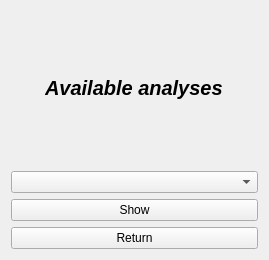
<?xml version="1.0" encoding="UTF-8"?>
<ui version="4.0">
 <class>Form</class>
 <widget class="QWidget" name="Form">
  <property name="geometry">
   <rect>
    <x>0</x>
    <y>0</y>
    <width>269</width>
    <height>260</height>
   </rect>
  </property>
  <property name="minimumSize">
   <size>
    <width>269</width>
    <height>260</height>
   </size>
  </property>
  <property name="maximumSize">
   <size>
    <width>99999</width>
    <height>99999</height>
   </size>
  </property>
  <property name="windowTitle">
   <string>Form</string>
  </property>
  <layout class="QVBoxLayout" name="verticalLayout_2">
   <item alignment="Qt::AlignHCenter">
    <widget class="QLabel" name="label">
     <property name="sizePolicy">
      <sizepolicy hsizetype="Minimum" vsizetype="Minimum">
       <horstretch>0</horstretch>
       <verstretch>0</verstretch>
      </sizepolicy>
     </property>
     <property name="font">
      <font>
       <pointsize>15</pointsize>
       <weight>75</weight>
       <italic>true</italic>
       <bold>true</bold>
      </font>
     </property>
     <property name="text">
      <string>Available analyses</string>
     </property>
    </widget>
   </item>
   <item>
    <layout class="QVBoxLayout" name="verticalLayout">
     <item>
      <widget class="QComboBox" name="comboBox"/>
     </item>
     <item>
      <widget class="QPushButton" name="pushButton">
       <property name="text">
        <string>Show</string>
       </property>
      </widget>
     </item>
     <item>
      <widget class="QPushButton" name="pushButton_2">
       <property name="text">
        <string>Return</string>
       </property>
      </widget>
     </item>
    </layout>
   </item>
  </layout>
 </widget>
 <resources/>
 <connections/>
</ui>
